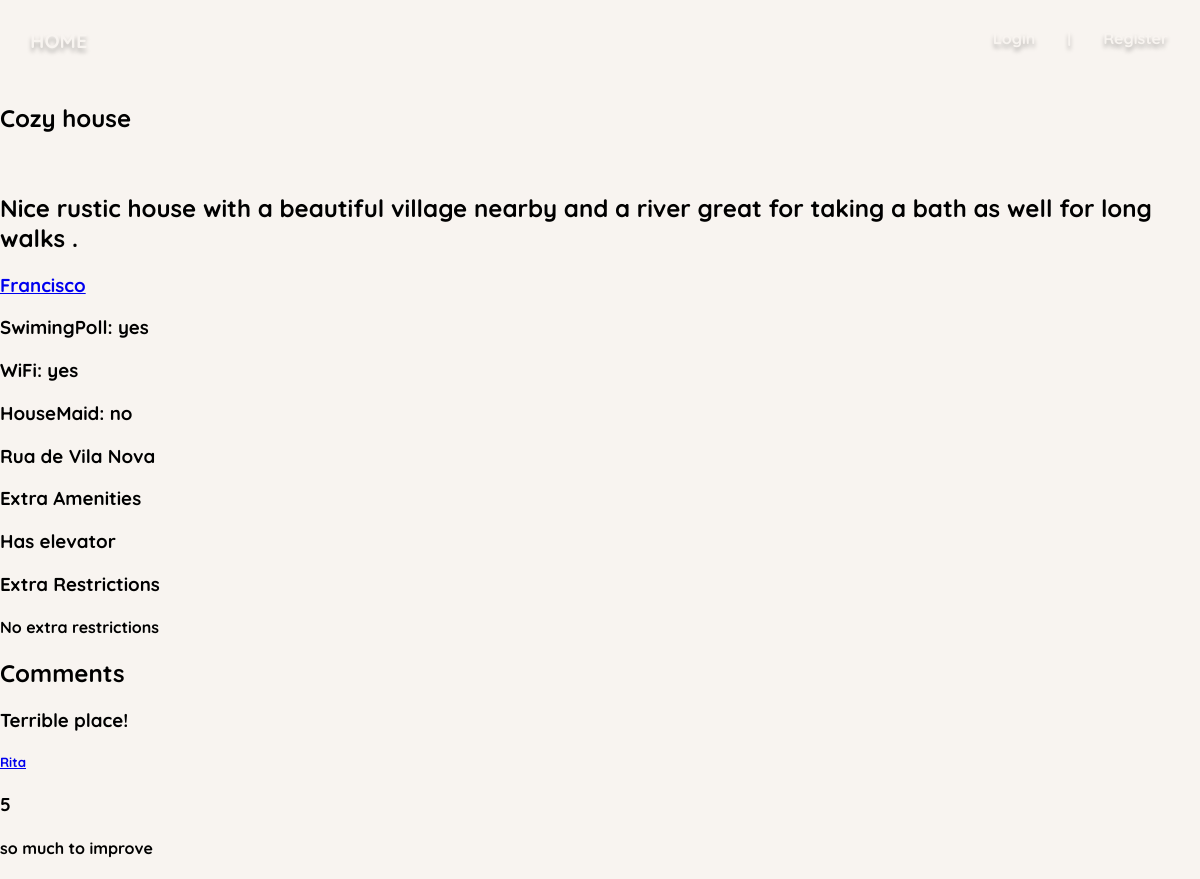
/pages/house.php?id=2, run on the app's committed database.
### tables this page shows
CREATE TABLE Place(
    placeID integer PRIMARY KEY,
    title text NOT NULL,
    placeDescription text NOT NULL,
    placeAddress text NOT NULL,
    area real NOT NULL CHECK(area > 0),
    maxGuests INTEGER NOT NULL,
    swimmingPool INTEGER DEFAULT 0,
    wiFi INTEGER DEFAULT 0,
    houseMaid INTEGER DEFAULT 0,
    numberOfBedrooms INTEGER,
    placeOwner integer NOT NULL REFERENCES User
);

CREATE TABLE User(
    userID integer PRIMARY KEY,
    userName text NOT NULL,
    email text NOT NULL,
    passHash text NOT NULL,
    age date NOT NULL,
    phoneNumber text NOT NULL CHECK(length(phoneNumber) = 9)
);

CREATE TABLE ExtraAmenities(
    amenitiesDescription TEXT NOT NULL,
    placeID integer NOT NULL REFERENCES Place
);

CREATE TABLE Comment(
    commentID integer PRIMARY KEY,
    placeID integer NOT NULL REFERENCES Place,
    writer integer NOT NULL REFERENCES User,
    classification integer NOT NULL CHECK (classification >= 1 AND classification <= 5),
    title text NOT NULL,
    comment text NOT NULL
);

### actions/user_info.php (called while the page is built, shortened)
<?php
    function getUserInfo($userId){
        $db = Database::instance()->db();
        $stmt = $db->prepare('Select * from User
                              where User.userId = :userId
                                ');
        $stmt->bindParam(':userId', $userId);
        $stmt->execute();
        $user = $stmt->fetch();
        if($user !== false){
            return $user;
        }
        else{
            echo "PAGE NOT FOUND";
        }
    }
        ?>

### actions/getPlaceInfo.php (the view, shortened to what this page needs)
<?php
function getPlace($place_id)
{
    $db = Database::instance()->db();
    $stmt = $db->prepare('Select * from Place
                            JOIN User
                            where user.userid = place.placeOwner
                            and placeid = :place_id');
    $stmt->bindParam(':place_id', $place_id);
    $stmt->execute();
    $place = $stmt->fetch();
    if ($place !== false) {
        return $place;
    } else
        return null;
}
function drawPlaceTitle($place)
{
    ?>
    <h2> <?= $place['title'] ?> </h2>
<?php
}
function drawPlaceDescription($place)
{
    ?>
    <h2> <?= $place['placeDescription'] ?> </h2>
<?php
}
function drawUser($place)
{
    ?>
    <a href="./user.php?id= <?= $place['placeOwner'] ?> ">
        <h3> <?= $place['userName'] ?> </h3>
    </a>
<?php
}
function drawPlaceAmenities($place)
{
    if ($place['swimmingPool'] == 1) {
    ?>
        <h3> SwimingPoll: yes </h3>
    <?php
    } else {
    ?>
        <h3> SwimingPoll: no </h3>
    <?php
    }
    if ($place['wiFi'] == 1) {
    ?>
        <h3> WiFi: yes </h3>
    <?php
    } else {
    ?>
        <h3> Wifi: no </h3>
    <?php
    }
    if ($place['houseMaid'] == 1) {
    ?>
        <h3> HouseMaid: yes </h3>
    <?php
    } else {
    ?>
        <h3> HouseMaid: no </h3>
    <?php
    }
    ?>
    <h3> <?= $place['placeAddress'] ?> </h1>
    <?php
}
        ?>
        <?php
    function getExtraAmenities($placeId){
        $db = Database::instance()->db();
        $stmt = $db->prepare('Select * from ExtraAmenities where placeId = :placeid');
        $stmt->bindParam(':placeid',$placeId);
        $stmt->execute();
        $extras = $stmt->fetchAll();
        return $extras;
    }
    function displayExtraAmenities($extras){
        ?>
            <div id='Amenities'>
                <h3>Extra Amenities</h3>
            <?php
        foreach($extras as $extra){
            ?>
                <div id='extraAmenity'>
                    <h3> <?= $extra['amenitiesDescription'] ?> </h3>
                </div>
            <?php
        }
        ?>
            </div>
        <?php
    }
    function displayExtraRestrictions($extras){
        ?>
            <div id='Restrictions'>
                <h3>Extra Restrictions</h3>
        <?php
        if(count($extras) == 0){
            ?>
                <h4>No extra restrictions</h4>
            <?php
        }
            ?>
            </div>
        <?php
    }
?>

### templates/comments.php (shortened to what this page needs)
<?php
    include_once ('../actions/user_info.php');
    ?>
    <?php
    function drawComments($placeId){
        $comments = getComments($placeId);
        displayComments($comments);
    }
    function getComments($placeId){
        $db = Database::instance()->db();
        $stmt = $db->prepare('Select * from Comment where placeId = :placeId');
        $stmt->bindParam(':placeId' , $placeId);
        $stmt->execute();
        $comments = $stmt->fetchAll();
        return $comments;
    }
    function displayComments($comments){
        ?>
            <div id='Comments'>
            <h2>Comments </h2>
            <?php
        foreach($comments as $comment){
            $userName = getUserInfo($comment['writer'])['userName'];
        ?>
            <div id='Comment'>
                <h3> <?= $comment['title'] ?>  </h3>
                <a href="./user.php?id= <?= $comment['writer'] ?> ">
                    <h5> <?= $userName ?> </h5>
                </a>
                <h3> <?= $comment['classification'] ?>  </h3>
                <h4> <?= $comment['comment'] ?>  </h4>
            </div>
        <?php
        }
        ?>
            </div>
        <?php
    }
?>

### css/style.css (style rules this page uses)
body { margin: 0; background: #F8F4F0; font-family: 'Quicksand', sans-serif; }

### data on the page
place: title "Cozy house", placeDescription "Nice rustic house with a beautiful village nearby and a river great for taking a bath as well for long walks .", placeOwner.userName "Francisco", placeAddress "Rua de Vila Nova"
extraamenities: amenitiesDescription "Has elevator"
comment: title "Terrible place!", writer.userName "Rita", classification "5", comment "so much to improve"
